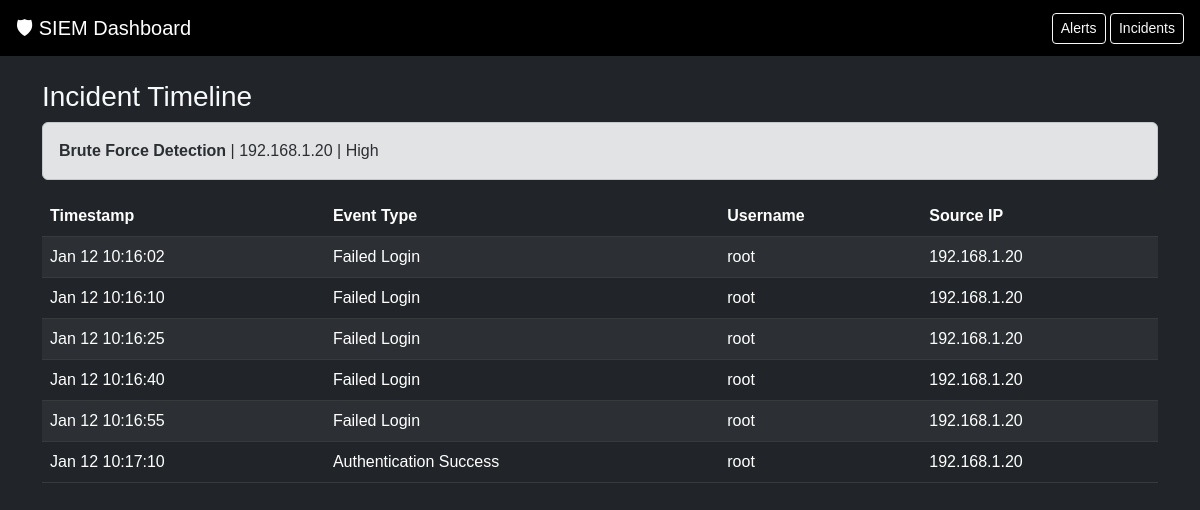
Page /timeline/1 on the committed database.
### tables this page shows
CREATE TABLE incidents (
    id INTEGER PRIMARY KEY AUTOINCREMENT,
    incident_name TEXT,
    severity TEXT,
    status TEXT,
    src_ip TEXT,
    created_at TEXT
    );

CREATE TABLE logs (
        id INTEGER PRIMARY KEY AUTOINCREMENT,
        timestamp TEXT,
        src_ip TEXT,
        dst_ip TEXT,
        username TEXT,
        event_type TEXT,
        severity TEXT,
        raw_log TEXT,
        log_hash TEXT
    );

### dashboard/app.py (the view)
@app.route('/timeline/<int:incident_id>')
def timeline(incident_id):
    conn = get_db_connection()
    incident = conn.execute(
        "SELECT * FROM incidents WHERE id = ?",
        (incident_id,)
    ).fetchone()
    src_ip = incident["src_ip"]
    timeline = conn.execute("""
        SELECT timestamp, event_type, username, src_ip
        FROM logs
        WHERE src_ip = ?
        ORDER BY timestamp ASC
    """, (src_ip,)).fetchall()
    conn.close()
    return render_template(
        "timeline.html",
        incident=incident,
        timeline=timeline
    )

### dashboard/app.py (called while the page is built)
def get_db_connection():
    conn = sqlite3.connect(DB_PATH)
    conn.row_factory = sqlite3.Row
    return conn

### dashboard/templates/timeline.html
{% extends "base.html" %}
{% block content %}
<h3>Incident Timeline</h3>
<div class="alert alert-secondary">
    <b>{{ incident.incident_name }}</b> | {{ incident.src_ip }} | {{ incident.severity }}
</div>
<table class="table table-dark table-striped table-hover">
    <thead>
        <tr>
            <th>Timestamp</th>
            <th>Event Type</th>
            <th>Username</th>
            <th>Source IP</th>
        </tr>
    </thead>
    <tbody>
    {% for t in timeline %}
        <tr>
            <td>{{ t.timestamp }}</td>
            <td>{{ t.event_type }}</td>
            <td>{{ t.username if t.username else '-' }}</td>
            <td>{{ t.src_ip }}</td>
        </tr>
    {% endfor %}
    </tbody>
</table>
{% endblock %}

### dashboard/static/styles.css (style rules this page uses)
body { font-family: Arial; }

### rows in the picture
incidents: incident_name "Brute Force Detection", src_ip "192.168.1.20", severity "High"
logs: timestamp "Jan 12 10:16:02", event_type "Failed Login", username "root", src_ip "192.168.1.20"
logs: timestamp "Jan 12 10:16:10", event_type "Failed Login", username "root", src_ip "192.168.1.20"
logs: timestamp "Jan 12 10:16:25", event_type "Failed Login", username "root", src_ip "192.168.1.20"
logs: timestamp "Jan 12 10:16:40", event_type "Failed Login", username "root", src_ip "192.168.1.20"
logs: timestamp "Jan 12 10:16:55", event_type "Failed Login", username "root", src_ip "192.168.1.20"
logs: timestamp "Jan 12 10:17:10", event_type "Authentication Success", username "root", src_ip "192.168.1.20"
